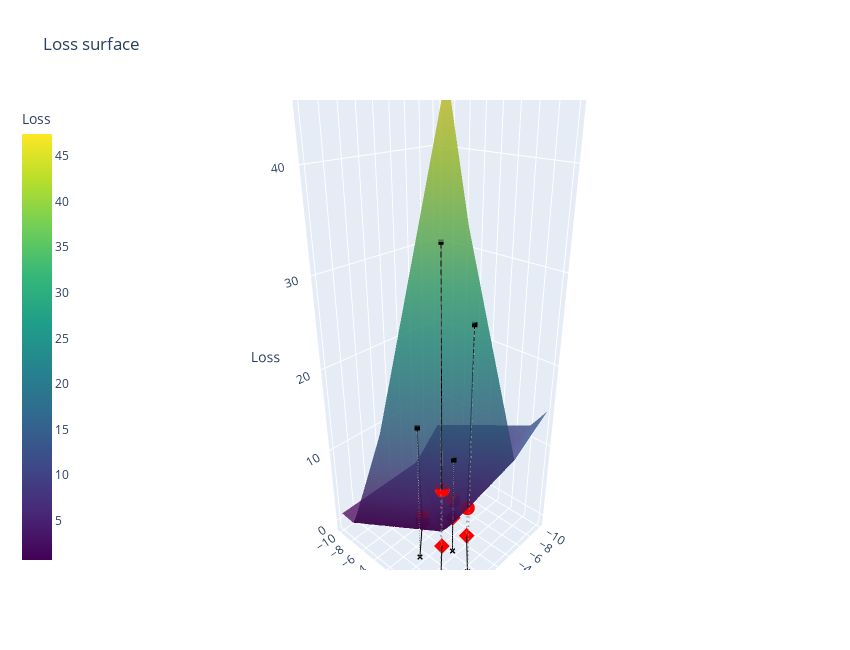

Notebook source saved alongside this figure:
### Code cell
# Loss surface visualization
# ----- Cross-entropy helper -----
def forward_loss(W1: torch.Tensor, W2: torch.Tensor, X: torch.Tensor, c: int) -> torch.Tensor:
    """Compute cross-entropy loss for inputs X with class label c."""
    logits = W2 @ relu(W1 @ X.T)  # shape: (K, N)
    targets = torch.full((X.shape[0],), c, dtype=torch.long)
    return cross_entropy(logits.T, targets, reduction='none')  # (N,)

# Ensure W1, W2, u are tensors (convert if they are numpy arrays)
if not isinstance(W1, torch.Tensor):
    W1 = torch.tensor(W1, dtype=torch.float32)
else:
    W1 = W1.clone().detach().float()

if not isinstance(W2, torch.Tensor):
    W2 = torch.tensor(W2, dtype=torch.float32)
else:
    W2 = W2.clone().detach().float()

if not isinstance(u, torch.Tensor):
    u = torch.tensor(u, dtype=torch.float32)
else:
    u = u.clone().detach().float()


# ----- 2. compute loss (z-coord) for each sampled point ----------
z_vals = forward_loss(W1, W2, pts_all, c)  # keep as tensor

# ----- 3. build the surface --------------------------------------
grid   = torch.linspace(BOX[0], BOX[1], 200)
xx, yy = torch.meshgrid(grid, grid, indexing='ij')
XY     = torch.stack([xx.reshape(-1), yy.reshape(-1)], dim=1)  # (N,2)
loss_grid = forward_loss(W1, W2, XY, c).reshape(xx.shape)

# ----- 4. plot surface + scatter points -------------------------
fig = go.Figure()

# Loss surface
fig.add_trace(
    go.Surface(
        x=xx.numpy(), y=yy.numpy(), z=loss_grid.numpy(),
        colorscale='Viridis', opacity=0.8,
        showscale=True, colorbar=dict(title='Loss', x=-0.15)
    )
)

# Masks for labels
mask0 = labels == 0
mask1 = ~mask0

# Scatter points (above surface & projections)
for mask in [mask0, mask1]:
    fig.add_trace(go.Scatter3d(
        x=pts_all[mask,0].numpy(), y=pts_all[mask,1].numpy(), z=z_vals[mask].numpy(),
        mode='markers', marker=dict(size=5, color='red'), showlegend=False
    ))
    fig.add_trace(go.Scatter3d(
        x=pts_all[mask,0].numpy(), y=pts_all[mask,1].numpy(), z=torch.zeros_like(z_vals[mask]).numpy(),
        mode='markers', marker=dict(size=4, color='red', symbol='diamond'), showlegend=False
    ))

# Vertical connectors
for (x, y, z) in zip(pts_all[:,0], pts_all[:,1], z_vals):
    fig.add_trace(go.Scatter3d(
        x=[x.item(), x.item()], y=[y.item(), y.item()], z=[0, z.item()],
        mode='lines', line=dict(color='gray', dash='dash'), showlegend=False
    ))

# Witness direction u as arrows
for idx, (x0, y0) in enumerate(pts_all):
    xy0 = torch.tensor([x0, y0])
    xy1 = xy0 + T_LEN * u
    z_end = forward_loss(W1, W2, xy1.unsqueeze(0), c).item()

    # endpoint markers
    fig.add_trace(go.Scatter3d(x=[xy1[0].item()], y=[xy1[1].item()], z=[0],
                               mode='markers', marker=dict(size=2, color='black', symbol='x'), showlegend=False))
    fig.add_trace(go.Scatter3d(x=[xy1[0].item()], y=[xy1[1].item()], z=[z_end],
                               mode='markers', marker=dict(size=2, color='black', symbol='square'), showlegend=False))
    # connectors
    fig.add_trace(go.Scatter3d(
        x=[x0.item(), xy1[0].item()], y=[y0.item(), xy1[1].item()], z=[z_vals[idx].item(), z_end],
        mode='lines', line=dict(color='black'), showlegend=False
    ))
    fig.add_trace(go.Scatter3d(
        x=[xy1[0].item(), xy1[0].item()], y=[xy1[1].item(), xy1[1].item()], z=[0, z_end],
        mode='lines', line=dict(color='gray', dash='dash'), showlegend=False
    ))
    fig.add_trace(go.Scatter3d(
        x=[x0.item(), xy1[0].item()], y=[y0.item(), xy1[1].item()], z=[0, 0],
        mode='lines', line=dict(color='black', width=2), showlegend=False
    ))

# Layout
fig.update_layout(
    title='Loss surface',
    scene=dict(
        xaxis_title='x₁', yaxis_title='x₂', zaxis_title='Loss',
        camera=dict(eye=dict(x=1.5, y=1.4, z=1.0))
    ),
    width=850, height=650
)

fig.show()

### Figure 1 — Plotly figure (JSON) as saved in the notebook; plotly's stock layout.template omitted (floating-point values rounded to 4 significant figures; data arrays with more than 128 entries replaced by an {"elided": "..."} marker saying what was removed)
{"data": [{"colorbar": {"title": {"text": "Loss"}, "x": -0.15}, "colorscale": [[0, "#440154"], [0.1111, "#482878"], [0.2222, "#3e4989"], [0.3333, "#31688e"], [0.4444, "#26828e"], [0.5556, "#1f9e89"], [0.6667, "#35b779"], [0.7778, "#6ece58"], [0.8889, "#b5de2b"], [1, "#fde725"]], "opacity": 0.8, "showscale": true, "type": "surface", "x": {"elided": "200x200 float values"}, "y": {"elided": "200x200 float values"}, "z": {"elided": "200x200 float values"}}, {"marker": {"color": "red", "size": 5}, "mode": "markers", "showlegend": false, "type": "scatter3d", "x": [-3.0, 0.0], "y": [-1.0, -3.0], "z": [2.568, 0.8285]}, {"marker": {"color": "red", "size": 4, "symbol": "diamond"}, "mode": "markers", "showlegend": false, "type": "scatter3d", "x": [-3.0, 0.0], "y": [-1.0, -3.0], "z": [0.0, 0.0]}, {"marker": {"color": "red", "size": 5}, "mode": "markers", "showlegend": false, "type": "scatter3d", "x": [-2.0, 1.0], "y": [2.0, 1.0], "z": [4.065, 7.901]}, {"marker": {"color": "red", "size": 4, "symbol": "diamond"}, "mode": "markers", "showlegend": false, "type": "scatter3d", "x": [-2.0, 1.0], "y": [2.0, 1.0], "z": [0.0, 0.0]}, {"line": {"color": "gray", "dash": "dash"}, "mode": "lines", "showlegend": false, "type": "scatter3d", "x": [-3, -3], "y": [-1, -1], "z": [0, 2.568]}, {"line": {"color": "gray", "dash": "dash"}, "mode": "lines", "showlegend": false, "type": "scatter3d", "x": [0, 0], "y": [-3, -3], "z": [0, 0.8285]}, {"line": {"color": "gray", "dash": "dash"}, "mode": "lines", "showlegend": false, "type": "scatter3d", "x": [-2, -2], "y": [2, 2], "z": [0, 4.065]}, {"line": {"color": "gray", "dash": "dash"}, "mode": "lines", "showlegend": false, "type": "scatter3d", "x": [1, 1], "y": [1, 1], "z": [0, 7.901]}, {"marker": {"color": "black", "size": 2, "symbol": "x"}, "mode": "markers", "showlegend": false, "type": "scatter3d", "x": [0.7316], "y": [2.328], "z": [0]}, {"marker": {"color": "black", "size": 2, "symbol": "square"}, "mode": "markers", "showlegend": false, "type": "scatter3d", "x": [0.7316], "y": [2.328], "z": [12.34]}, {"line": {"color": "black"}, "mode": "lines", "showlegend": false, "type": "scatter3d", "x": [-3, 0.7316], "y": [-1, 2.328], "z": [2.568, 12.34]}, {"line": {"color": "gray", "dash": "dash"}, "mode": "lines", "showlegend": false, "type": "scatter3d", "x": [0.7316, 0.7316], "y": [2.328, 2.328], "z": [0, 12.34]}, {"line": {"color": "black", "width": 2}, "mode": "lines", "showlegend": false, "type": "scatter3d", "x": [-3, 0.7316], "y": [-1, 2.328], "z": [0, 0]}, {"marker": {"color": "black", "size": 2, "symbol": "x"}, "mode": "markers", "showlegend": false, "type": "scatter3d", "x": [3.732], "y": [0.3279], "z": [0]}, {"marker": {"color": "black", "size": 2, "symbol": "square"}, "mode": "markers", "showlegend": false, "type": "scatter3d", "x": [3.732], "y": [0.3279], "z": [16.79]}, {"line": {"color": "black"}, "mode": "lines", "showlegend": false, "type": "scatter3d", "x": [0, 3.732], "y": [-3, 0.3279], "z": [0.8285, 16.79]}, {"line": {"color": "gray", "dash": "dash"}, "mode": "lines", "showlegend": false, "type": "scatter3d", "x": [3.732, 3.732], "y": [0.3279, 0.3279], "z": [0, 16.79]}, {"line": {"color": "black", "width": 2}, "mode": "lines", "showlegend": false, "type": "scatter3d", "x": [0, 3.732], "y": [-3, 0.3279], "z": [0, 0]}, {"marker": {"color": "black", "size": 2, "symbol": "x"}, "mode": "markers", "showlegend": false, "type": "scatter3d", "x": [1.732], "y": [5.328], "z": [0]}, {"marker": {"color": "black", "size": 2, "symbol": "square"}, "mode": "markers", "showlegend": false, "type": "scatter3d", "x": [1.732], "y": [5.328], "z": [28.42]}, {"line": {"color": "black"}, "mode": "lines", "showlegend": false, "type": "scatter3d", "x": [-2, 1.732], "y": [2, 5.328], "z": [4.065, 28.42]}, {"line": {"color": "gray", "dash": "dash"}, "mode": "lines", "showlegend": false, "type": "scatter3d", "x": [1.732, 1.732], "y": [5.328, 5.328], "z": [0, 28.42]}, {"line": {"color": "black", "width": 2}, "mode": "lines", "showlegend": false, "type": "scatter3d", "x": [-2, 1.732], "y": [2, 5.328], "z": [0, 0]}, {"marker": {"color": "black", "size": 2, "symbol": "x"}, "mode": "markers", "showlegend": false, "type": "scatter3d", "x": [4.732], "y": [4.328], "z": [0]}, {"marker": {"color": "black", "size": 2, "symbol": "square"}, "mode": "markers", "showlegend": false, "type": "scatter3d", "x": [4.732], "y": [4.328], "z": [35.88]}, {"line": {"color": "black"}, "mode": "lines", "showlegend": false, "type": "scatter3d", "x": [1, 4.732], "y": [1, 4.328], "z": [7.901, 35.88]}, {"line": {"color": "gray", "dash": "dash"}, "mode": "lines", "showlegend": false, "type": "scatter3d", "x": [4.732, 4.732], "y": [4.328, 4.328], "z": [0, 35.88]}, {"line": {"color": "black", "width": 2}, "mode": "lines", "showlegend": false, "type": "scatter3d", "x": [1, 4.732], "y": [1, 4.328], "z": [0, 0]}], "layout": {"height": 650, "scene": {"camera": {"eye": {"x": 1.5, "y": 1.4, "z": 1}}, "xaxis": {"title": {"text": "x₁"}}, "yaxis": {"title": {"text": "x₂"}}, "zaxis": {"title": {"text": "Loss"}}}, "title": {"text": "Loss surface"}, "width": 850}}
